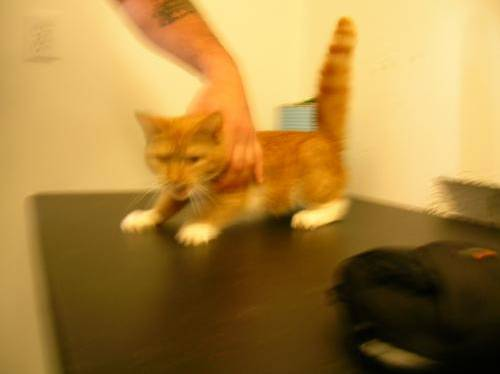
#> input picture cat/cat.0.jpg, 500 x 374 px; its folder holds 4 pictures in this run
$ python mytrain.py   (older library calls are emulated)
#> lines starting #> are read from the running program, lines starting #| are printed output that depends on the picture
#> further down, img is the input picture: shape (374, 500, 3); mean B, G, R 61.9, 129.8, 167.7
from os.path import dirname, join, basename
import sys
from glob import glob
import cv2
from cv2 import ml
import numpy as np


bin_n = 16*16 # Number of bins

def hog(img):
    x_pixel,y_pixel=194,259
    gx = cv2.Sobel(img, cv2.CV_32F, 1, 0)
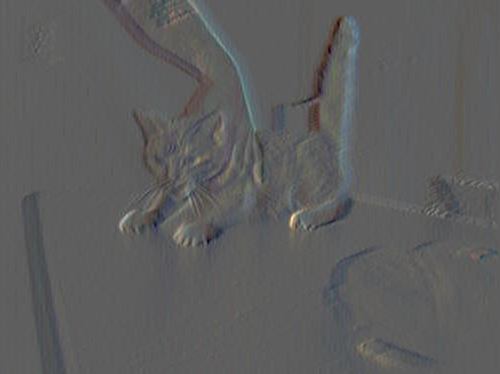
#> gx: shape (374, 500, 3) float32; mean B, G, R -0.1, -0.4, -0.7; drawn with min black and max white
    gy = cv2.Sobel(img, cv2.CV_32F, 0, 1)
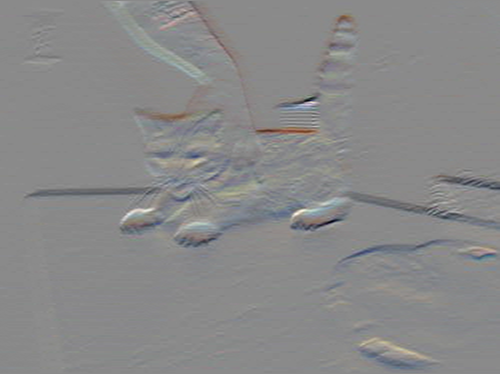
#> gy: shape (374, 500, 3) float32; mean B, G, R -2.4, -3.4, -3.8; drawn with min black and max white
    mag, ang = cv2.cartToPolar(gx, gy)
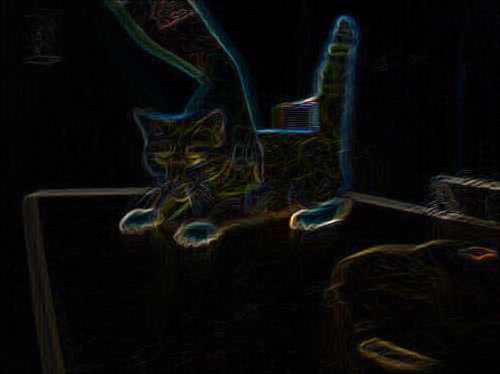
#> mag: shape (374, 500, 3) float32; mean B, G, R 15.9, 17.2, 17.2; drawn with min black and max white
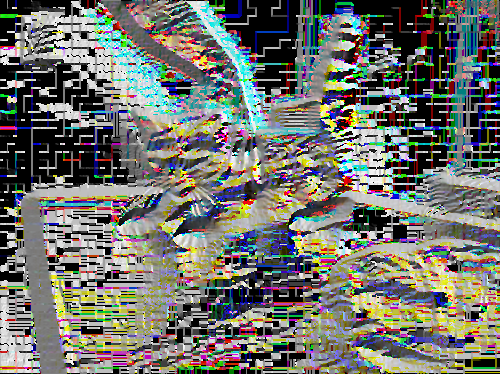
#> ang: shape (374, 500, 3) float32; mean B, G, R 2.68, 2.82, 2.79; drawn with min black and max white
    bins = np.int32(bin_n*ang/(2*np.pi))    # quantizing binvalues in (0...16)
    bin_cells = bins[:int(x_pixel/2),:int(y_pixel/2)], bins[int(x_pixel/2):,:int(y_pixel/2)], bins[:int(x_pixel/2),int(y_pixel/2):], bins[int(x_pixel/2):,int(y_pixel/2):]
    mag_cells = mag[:int(x_pixel/2),:int(y_pixel/2)], mag[int(x_pixel/2):,:int(y_pixel/2)], mag[:int(x_pixel/2),int(y_pixel/2):], mag[int(x_pixel/2):,int(y_pixel/2):]
    hists = [np.bincount(b.ravel(), m.ravel(), bin_n) for b, m in zip(bin_cells, mag_cells)]
#> hists = 4 items
    hist = np.hstack(hists)     # hist is a 64 bit vector
#> hist = 1024 values, max 188655.4 at index 960, min 0 at index 32, mean 9206.9
#    print hist.shape
#    print type(hist)
    return hist


samples = []
labels = []

# Get positive samples
for filename in glob(join('./cat', '*.jpg')):
    img = cv2.imread(filename, 1)
    hist = hog(img)
    samples.append(hist)
    labels.append(1)
#> pass 2 of the loop `for filename in glob(join('./cat', '*.jpg')):`:
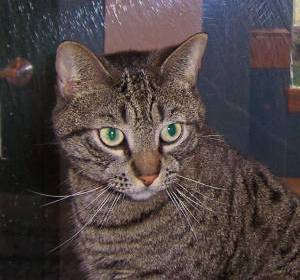
#> input picture cat/cat.1.jpg, 300 x 280 px
#> img is the input picture: shape (280, 300, 3); mean B, G, R 68, 68.3, 78.8
#> gx: shape (280, 300, 3) float32
#> gy: shape (280, 300, 3) float32
#> in hog (call 2), `mag, ang = cv2.cartToPolar(gx, gy)`:
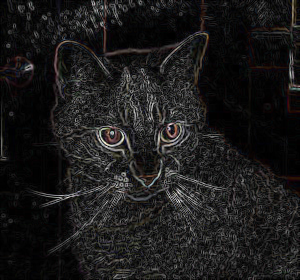
#> mag: shape (280, 300, 3) float32; mean B, G, R 72.5, 72.9, 75; drawn with min black and max white
#> in hog (call 2), `mag, ang = cv2.cartToPolar(gx, gy)`:
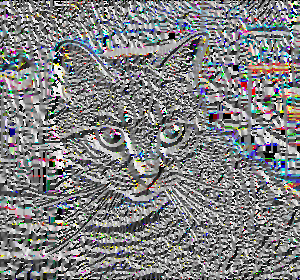
#> ang: shape (280, 300, 3) float32; mean B, G, R 3.21, 3.18, 3.16; drawn with min black and max white
#> bins: shape (280, 300, 3) int32
#> in hog (call 2), `hist = np.hstack(hists)`: hist = 1024 values, max 67667.1 at index 896, min 2845.7 at index 160, mean 18079
#> pass 3 of the loop `for filename in glob(join('./cat', '*.jpg')):`:
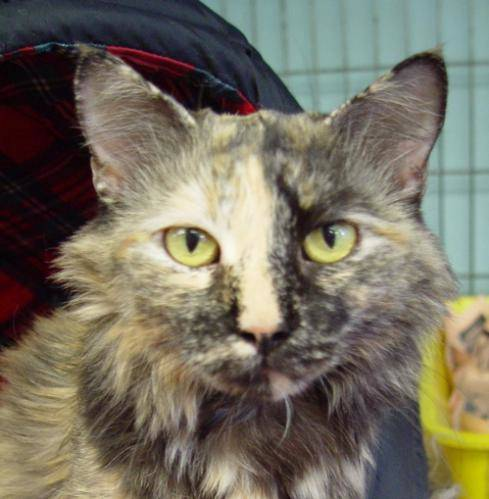
#> input picture cat/cat.10.jpg, 489 x 499 px
#> img is the input picture: shape (499, 489, 3); mean B, G, R 97, 111.9, 117.5
#> gx: shape (499, 489, 3) float32
#> gy: shape (499, 489, 3) float32
#> in hog (call 3), `mag, ang = cv2.cartToPolar(gx, gy)`:
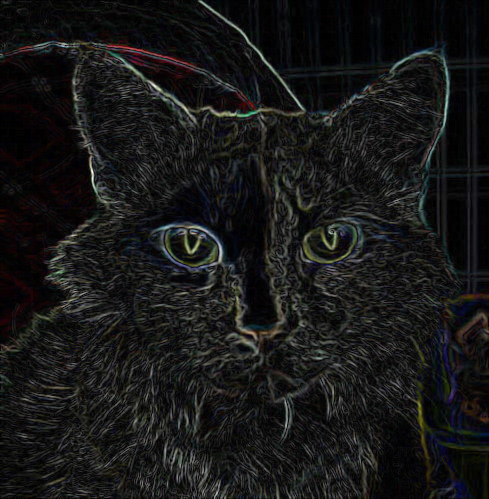
#> mag: shape (499, 489, 3) float32; mean B, G, R 50.4, 51, 50.6; drawn with min black and max white
#> in hog (call 3), `mag, ang = cv2.cartToPolar(gx, gy)`:
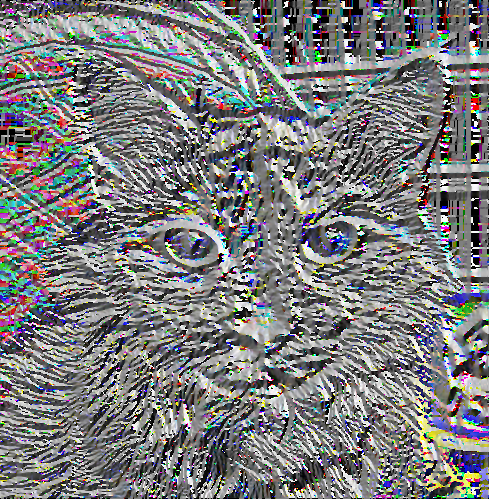
#> ang: shape (499, 489, 3) float32; mean B, G, R 3.08, 3.06, 3.05; drawn with min black and max white
#> bins: shape (499, 489, 3) int32
#> in hog (call 3), `hist = np.hstack(hists)`: hist = 1024 values, max 244306.4 at index 896, min 162.7 at index 160, mean 36235.2
#> the loop made 4 passes; the first 3 are shown

# Get negative samples
for filename in glob(join('./other', '*.jpg')):
    img = cv2.imread(filename, 1)
    hist = hog(img)
    samples.append(hist)
    labels.append(-1)

# Convert objects to Numpy Objects
samples = np.float32(samples)
labels = np.array(labels)


# Create SVM classifier
svm = cv2.ml.SVM_create()
svm.setType(cv2.ml.SVM_C_SVC)
svm.setKernel(cv2.ml.SVM_LINEAR) # cv2.ml.SVM_LINEAR
svm.setGamma(5.383)
svm.setC(2.67)


# Train
print ("Samples : ",samples.shape)
#| Samples :  (4, 1024)
print ("labels : ",labels.shape)
#| labels :  (4,)
svm.train(samples, cv2.ml.ROW_SAMPLE, labels)
#> (the run stopped early here; a loop or call above may not have finished)
